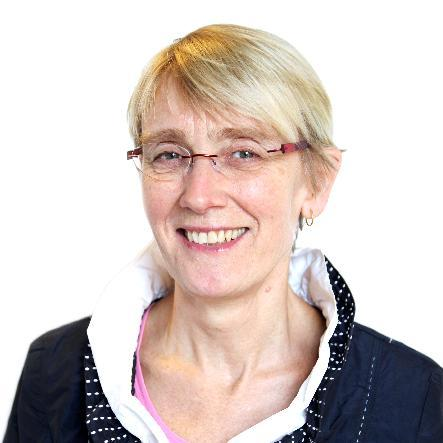
#> input picture preprocessing/style_transfer/images/anneborg.jpg, 443 x 443 px; its folder holds 4 pictures in this run
$ python resize_all_images.py
#> lines starting #> are read from the running program, lines starting #| are printed output that depends on the picture
import os
from pathlib import Path
import cv2
def resize(folder=Path("E:/images"), output_folder=Path("E:/images_resized")):
    files = list(folder.glob("**/*.*"))
    output_folder.mkdir(exist_ok=True)

    for file in files:
        image = cv2.imread(str(file))
#> image is the input picture: shape (443, 443, 3); mean B, G, R 196.1, 200.3, 212.3
        x,y,_ = image.shape
#> x = 443; y = 443
        image = cv2.resize(image,(y//2, x//2))
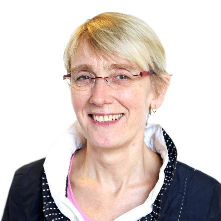
#> image: shape (221, 221, 3); mean B, G, R 196, 200.2, 212.2
        filename = file.name
        cv2.imwrite(str(output_folder/filename),image)
#> pass 2 of the loop in resize, `for file in files:`:
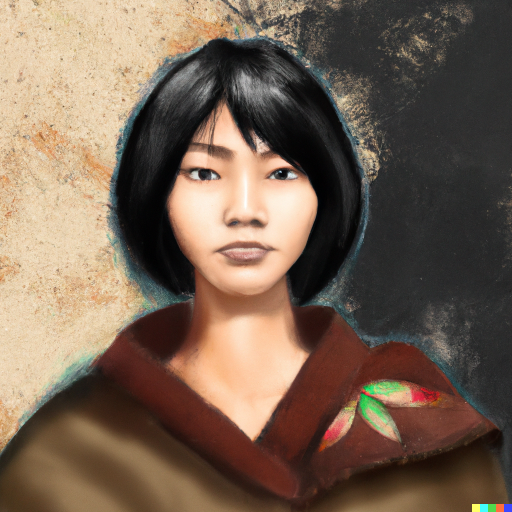
#> input picture preprocessing/style_transfer/images/dalle_painting.png, 1024 x 1024 px (shown at 1/2 size)
#> in resize, image is the input picture: shape (1024, 1024, 3); mean B, G, R 82.5, 98.7, 118.4
#> in resize, `image = cv2.resize(image,(y//2, x//2))`:
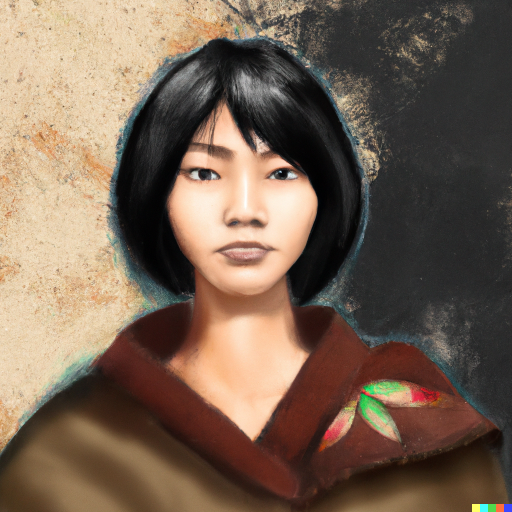
#> image: shape (512, 512, 3); mean B, G, R 82.6, 98.8, 118.5

resize()
